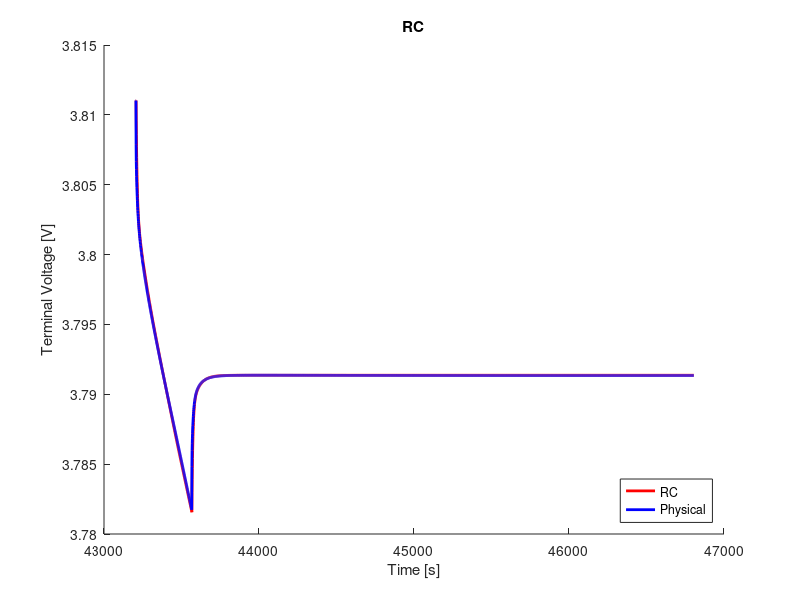

Recreate this plot in MATLAB.
clear;
clc;
close all;

%% load data
load('ocv_final.mat');
time_ocv = time;
load('pulse_0_5_c_12.mat');
load('rc2_cf_0_5_c.mat');

%% voltage limitations
v_max = 4.4;                                    % cut-over voltage
v_min = 3.0;                                    % cut-off voltage

%% resample ocv and soc
t1 = time_ocv(1);
t2 = time_ocv(end);
dt = 1;                                         % sample time
t = (t1:dt:t2) - t1;

ocv = interp1(time_ocv, ocv, t1:dt:t2);
soc = interp1(time_ocv, soc, t1:dt:t2);

s = length(time);

%% variables
Q = 16.8;
eta = 1.0;                                  % coulombic efficiency

n = 2;                                      % number of rc links
i_r = zeros(n, 1);
v_c = zeros(n, 1);
flag = 1;

%% compute soc
ind_init = soc(interp1(ocv, 1:length(ocv), V_batt_time(1), 'nearest'))
ind_init = interp1(soc, 1:length(soc), ind_init, 'nearest');
v_t(1) = ocv(ind_init);
z0 = soc(ind_init);
z = z0 - dt/(Q*3600)*eta*cumsum(I(1:end));

% manual fit
p = 13;
r0 = r0_cf(p);
r1 = r1_cf(p);
r2 = r2_cf(p);
% r3 = r3_cf(p);
c1 = c1_cf(p);
c2 = c2_cf(p);
% c3 = c3_cf(p);

r = [r1; r2];
c = [c1; c2];

%% compute terminal voltage
for j = 1:n
    f(j) = exp(-dt/(r(j)*c(j)));
end
for k = 1:s-1
    if flag == 1
        i_r(:, k+1) = diag(f)*i_r(:, k) + (1-f')*I(k);
        v_c(:, k) = i_r(:, k).*r;
        ind = interp1(soc, 1:length(soc), z(k), 'nearest');
        v_t(k+1) = ocv(ind) - sum(v_c(:, k)) - I(k).*r0;
        if v_t(k) < v_min
            fprintf('Reached lower voltage limit.');
            flag = 0;
        end
        if v_t(k) > v_max
            fprintf('Reached upper voltage limit.');
            flag = 0;
        end 
    end
end

%% compute rms error
v_t = reshape(v_t, size(V_batt_time));
rmse = 1000*sqrt(mean((V_batt_time - v_t).^2))     % [mV]

%% plot
figure(1);
hold on;
plot(time, v_t, 'r', 'LineWidth', 2)
hold on;
plot(time, V_batt_time, 'b', 'LineWidth', 2)
xlabel('Time [s]')
ylabel('Terminal Voltage [V]')
title('RC')
legend('RC', 'Physical', 'location', 'southeast')
